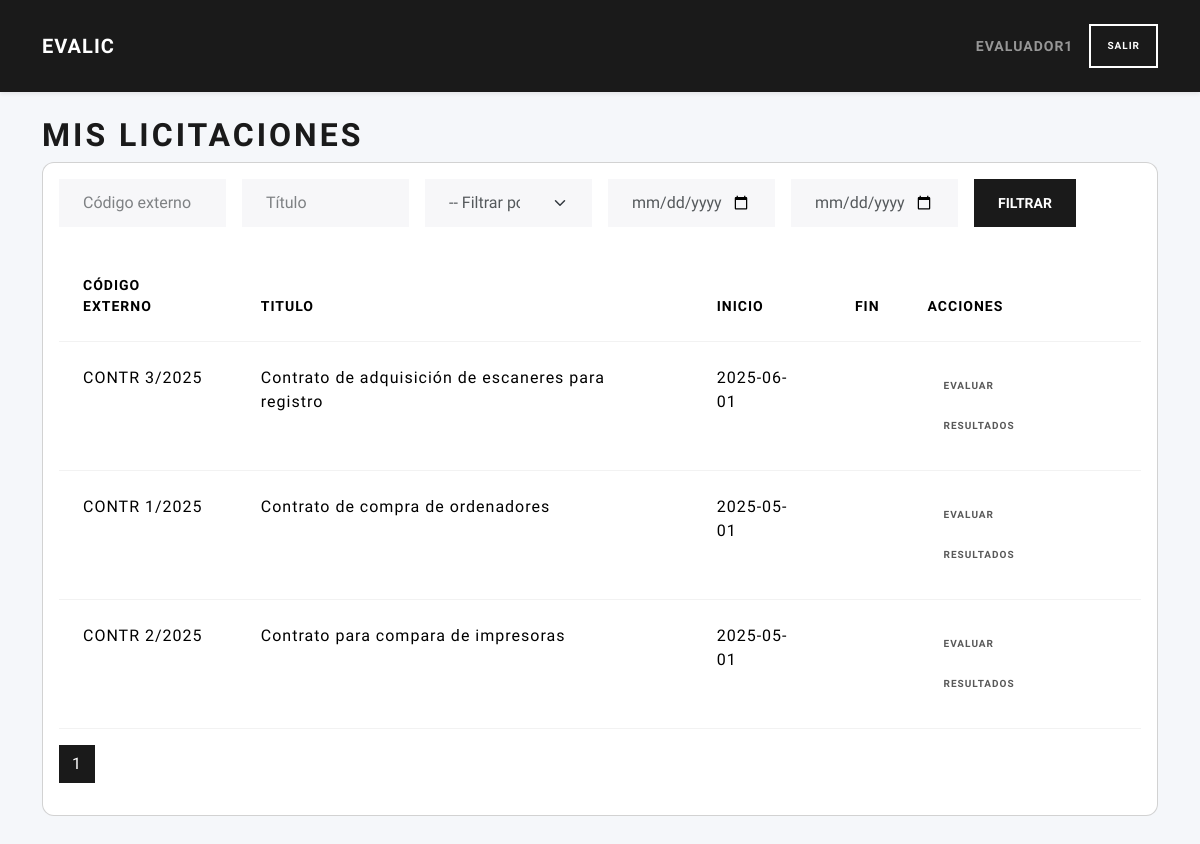
Before: /evaluador/ (signed in) with the older database file.
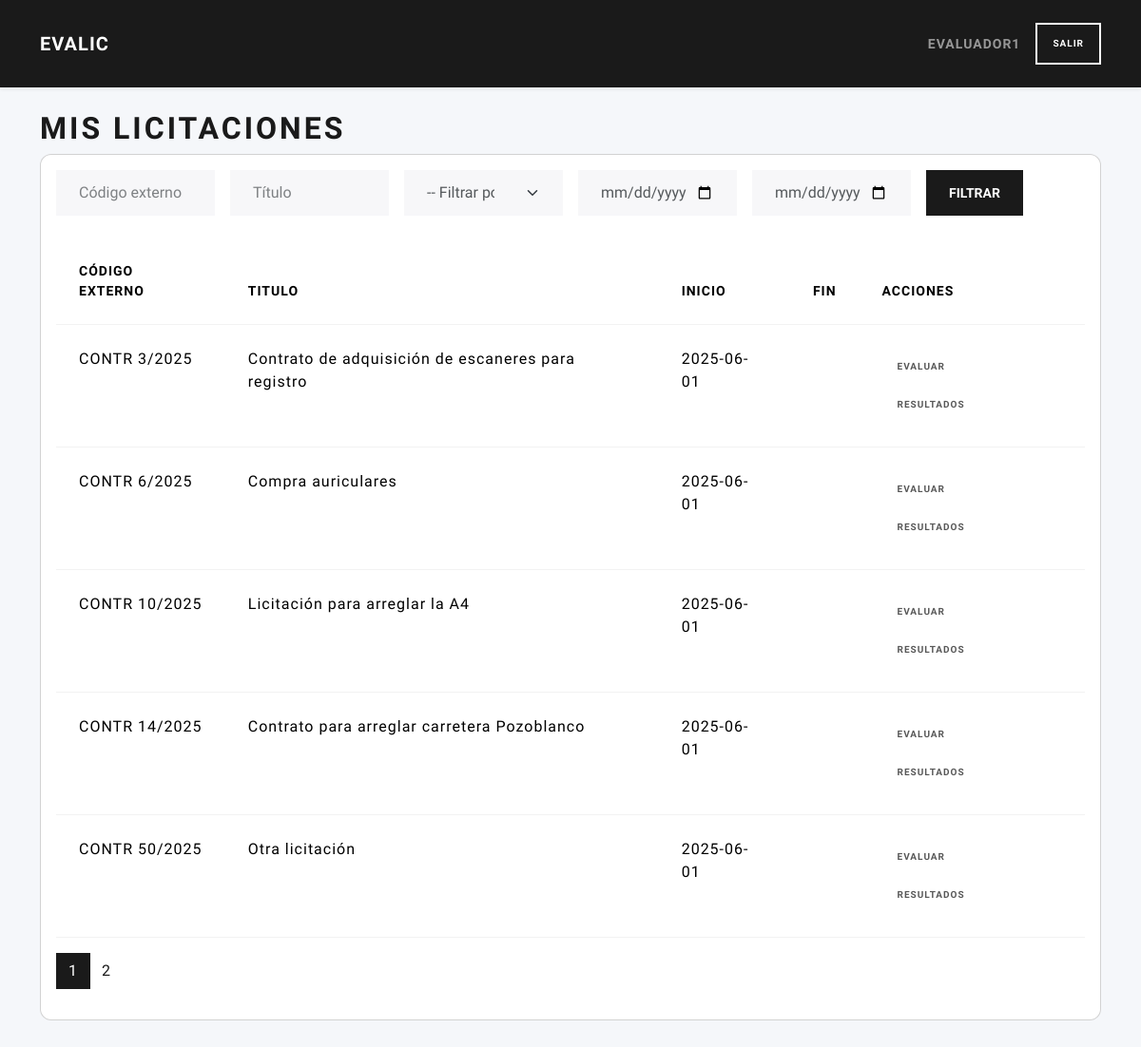
After: the same page with the newer database file.
### tables this page shows
CREATE TABLE licitaciones (
        id INTEGER PRIMARY KEY AUTOINCREMENT,
        user_id INTEGER NOT NULL,
        external_id TEXT NOT NULL,
        title TEXT NOT NULL,
        description TEXT,
        fecha_inicio TEXT NOT NULL,
        fecha_adjudicacion TEXT,
        FOREIGN KEY (user_id) REFERENCES users(id)
    );

### routes/evaluador_routes.py (the view, shortened to what this page needs)
@evaluador_bp.route('/', methods=('GET',))
def index():
    if 'user_id' not in session or session.get('role_id') != 3:
        return redirect(url_for('auth.login'))
    user_id = session.get('user_id')
    licitaciones = listar_por_evaluador( session['user_id'])
    external_id  = request.args.get('external_id', '').strip()
    title        = request.args.get('title', '').strip()
    fecha_tipo   = request.args.get('fecha_tipo', '')
    fecha_desde  = request.args.get('fecha_desde', '')
    fecha_hasta  = request.args.get('fecha_hasta', '')
    if external_id:
       licitaciones = [
           l for l in licitaciones
           if external_id.lower() in (l['external_id'] or '').lower()
       ]
    if title:
       licitaciones = [
           l for l in licitaciones
           if title.lower() in (l['title'] or '').lower()
       ]
    page = request.args.get('page', 1, type=int)
    per_page = current_app.config.get('LIC_PER_PAGE', 5)
    total = len(licitaciones)
    total_pages = ceil(total / per_page) if total else 1
    start = (page - 1) * per_page
    end = start + per_page
    licitaciones = licitaciones[start:end]
    return render_template(
        'evaluador/index.html',
        licitaciones=licitaciones,
        total_pages=total_pages,
        current_page=page,
        request=request
    )

### models/dao.py (called while the page is built)
def close_connection(exception):
    db = getattr(g, '_database', None)
    if db is not None:
        db.close()

def get_db(app):
    if 'sqlite_db' not in g:
        g.sqlite_db = sqlite3.connect(
            app.config['DATABASE'],
            detect_types=sqlite3.PARSE_DECLTYPES
        )
        g.sqlite_db.row_factory = sqlite3.Row
    return g.sqlite_db

### services/evaluaciones_service.py (called while the page is built)
def listar_por_evaluador( evaluador_id):
    db = get_db(current_app)
    return fetch_licitaciones_by_evaluator(db, evaluador_id)

### templates/evaluador/index.html (shortened to what this page needs)
{% extends 'base.html' %}
{% block content %}
<h1>Mis licitaciones</h1>
<div class="card mb-4">
  <div class="card-body">
    <form method="get" class="row g-3 mb-4 flex-nowrap">
      <div class="col-md-2">
        <input type="text" name="external_id" class="form-control" placeholder="Código externo" value="{{ request.args.get('external_id', '') }}">
      </div>
      <div class="col-md-2">
        <input type="text" name="title" class="form-control" placeholder="Título" value="{{ request.args.get('title', '') }}">
      </div>
      <div class="col-md-2">
        <select name="fecha_tipo" class="form-select">
          <option value="">-- Filtrar por fecha --</option>
        </select>
      </div>
      <div class="col-md-2">
        <input type="date" name="fecha_desde" class="form-control" value="{{ request.args.get('fecha_desde', '') }}">
      </div>
      <div class="col-md-2">
        <input type="date" name="fecha_hasta" class="form-control" value="{{ request.args.get('fecha_hasta', '') }}">
      </div>
      <div class="col-md-2">
        <button type="submit" class="btn btn-primary">Filtrar</button>
      </div>
    </form>
    <table class="table">
      <thead>
        <tr>
        <th>Código externo</th>
        <th>Titulo</th>
        <th>Inicio</th>
        <th>Fin</th>
        <th>Acciones</th>
      </tr>
    </thead>
    <tbody>
      {% for lic in licitaciones %}
      <tr>
        <td>{{ lic.external_id }}</td>
        <td>{{ lic.title }}</td>
        <td>{{ lic.fecha_inicio }}</td>
        <td>{{ lic.fecha_fin }}</td>
        <td>
          {% if lic.etapa_actual == 'Sobre2' %}
            <a href="{{ url_for('evaluador.evaluar', licitacion_id=lic.id) }}" class="btn btn-warning btn-sm">Evaluar</a>
          {% else %}
            <a href="{{ url_for('evaluador.evaluar', licitacion_id=lic.id) }}" class="btn btn-secondary btn-sm disabled" tabindex="-1" aria-disabled="true">Evaluar</a>
          {% endif %}
          {% if lic.etapa_actual == 'Cerrada' %}
            <a href="{{ url_for('evaluador.informe', licitacion_id=lic.id) }}" class="btn btn-primary btn-sm">Resultados</a>
          {% else %}
            <a href="{{ url_for('evaluador.informe', licitacion_id=lic.id) }}" class="btn btn-secondary btn-sm disabled" tabindex="-1" aria-disabled="true">Resultados</a>
          {% endif %}
        </td>
      </tr>
      {% endfor %}
    </tbody>
    </table>
    <nav aria-label="Paginación licitaciones">
  <ul class="pagination justify-content-left">
    {% for p in range(1, total_pages + 1) %}
      <li class="page-item{% if p == current_page %} active{% endif %}">
        <a class="page-link"
           href="{{ url_for('evaluador.index',
                            page=p,
                            external_id=request.args.external_id,
                            title=request.args.title,
                            fecha_tipo=request.args.fecha_tipo,
                            fecha_desde=request.args.fecha_desde,
                            fecha_hasta=request.args.fecha_hasta) }}">
          {{ p }}
        </a>
      </li>
    {% endfor %}
  </ul>
</nav>
  </div>
</div>
{% endblock %}

Changed rows visible on the page:
no longer on this page (row edited): licitaciones: external_id "CONTR 1/2025", title "Contrato de compra de ordenadores", fecha_inicio "2025-05-01"
no longer on this page (row unchanged): licitaciones: external_id "CONTR 2/2025", title "Contrato para compara de impresoras", fecha_inicio "2025-05-01"
added licitaciones: external_id "CONTR 6/2025", title "Compra auriculares", fecha_inicio "2025-06-01"
added licitaciones: external_id "CONTR 10/2025", title "Licitación para arreglar la A4", fecha_inicio "2025-06-01"
added licitaciones: external_id "CONTR 14/2025", title "Contrato para arreglar carretera Pozoblanco", fecha_inicio "2025-06-01"
added licitaciones: external_id "CONTR 50/2025", title "Otra licitación", fecha_inicio "2025-06-01"
Other visible differences:
new list line: "2"
